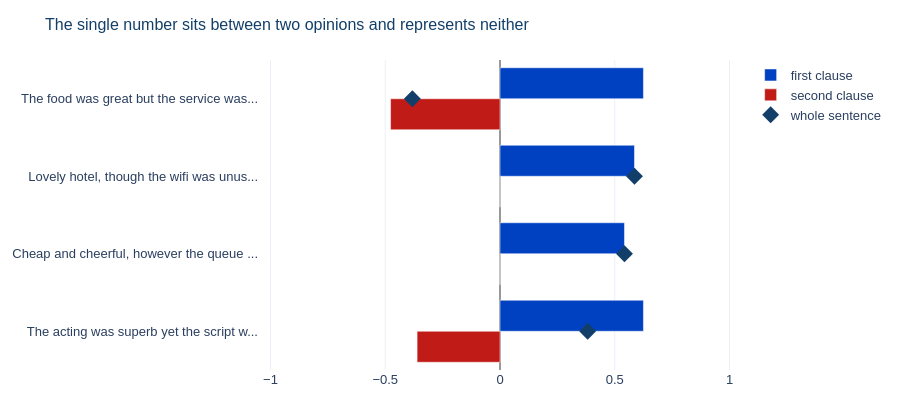

Notebook source saved alongside this figure:
### Code cell
reviews = [
    "The food was great but the service was terrible.",
    "Lovely hotel, though the wifi was unusable.",
    "Cheap and cheerful, however the queue was enormous.",
    "The acting was superb yet the script was a mess.",
]

whole = [vader.polarity_scores(r)["compound"] for r in reviews]
firsts = [by_clause(r)[0][1] for r in reviews]
lasts = [by_clause(r)[-1][1] for r in reviews]
labels = [r[:38] + "..." for r in reviews]

fig = go.Figure()
fig.add_trace(go.Bar(y=labels, x=firsts, orientation="h", name="first clause",
                     marker_color=BLUE))
fig.add_trace(go.Bar(y=labels, x=lasts, orientation="h", name="second clause",
                     marker_color=RED))
fig.add_trace(go.Scatter(y=labels, x=whole, mode="markers", name="whole sentence",
                         marker=dict(color=NAVY, size=13, symbol="diamond")))
fig.update_xaxes(range=[-1.05, 1.05], zeroline=True, zerolinecolor="#999")
fig.update_yaxes(autorange="reversed")
style(fig, "The single number sits between two opinions and represents neither",
      height=420, barmode="group").show()

### Figure 1 — Plotly figure (JSON) as saved in the notebook; plotly's stock layout.template omitted (floating-point values rounded to 4 significant figures)
{"data": [{"marker": {"color": "#0041C2"}, "name": "first clause", "orientation": "h", "type": "bar", "x": [0.6249, 0.5859, 0.5423, 0.6249], "y": ["The food was great but the service was...", "Lovely hotel, though the wifi was unus...", "Cheap and cheerful, however the queue ...", "The acting was superb yet the script w..."]}, {"marker": {"color": "#C11B17"}, "name": "second clause", "orientation": "h", "type": "bar", "x": [-0.4767, 0, 0, -0.3612], "y": ["The food was great but the service was...", "Lovely hotel, though the wifi was unus...", "Cheap and cheerful, however the queue ...", "The acting was superb yet the script w..."]}, {"marker": {"color": "#123F69", "size": 13, "symbol": "diamond"}, "mode": "markers", "name": "whole sentence", "type": "scatter", "x": [-0.3818, 0.5859, 0.5423, 0.3818], "y": ["The food was great but the service was...", "Lovely hotel, though the wifi was unus...", "Cheap and cheerful, however the queue ...", "The acting was superb yet the script w..."]}], "layout": {"barmode": "group", "font": {"family": "Helvetica, Arial, sans-serif", "size": 13}, "height": 420, "margin": {"b": 50, "l": 60, "r": 30, "t": 60}, "title": {"font": {"color": "#123F69", "size": 16}, "text": "The single number sits between two opinions and represents neither"}, "xaxis": {"range": [-1.05, 1.05], "zeroline": true, "zerolinecolor": "#999"}, "yaxis": {"autorange": "reversed"}}}
